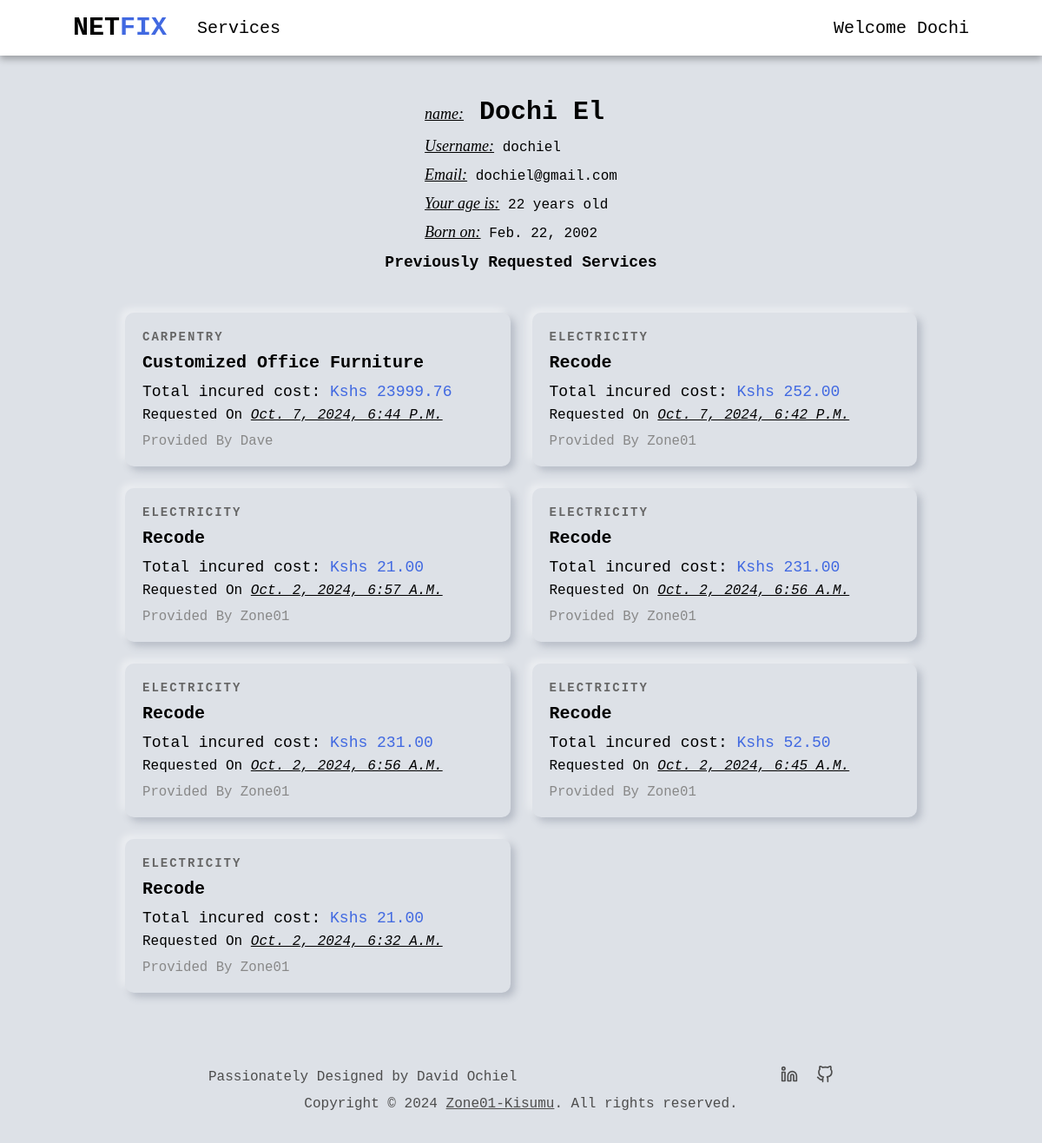
Page /customer/profile/ (signed in) on the earlier database version.
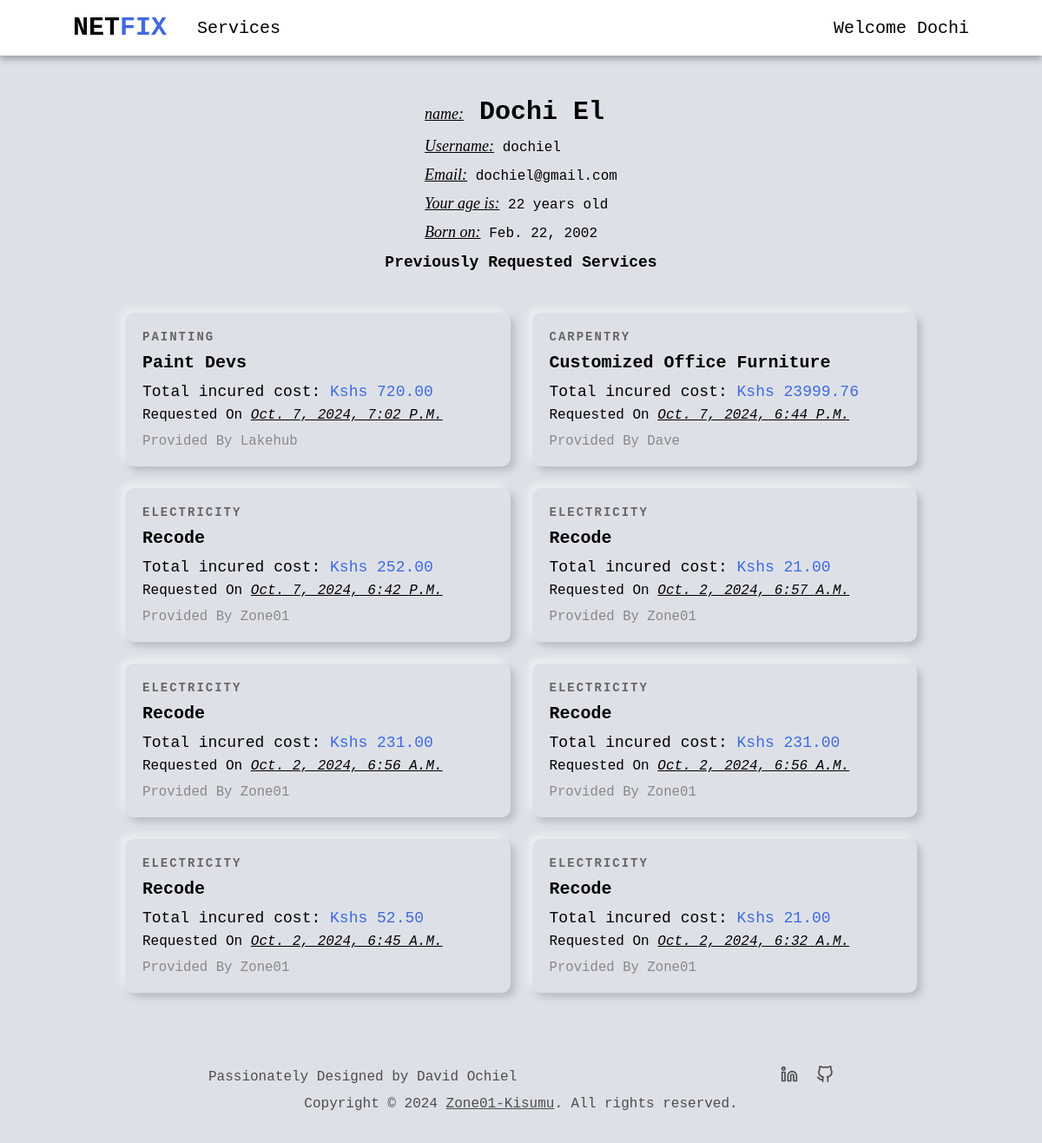
Same page on the later database version.
### services/models.py (models this page shows, shortened)
class RequestService(models.Model):
    customer = models.ForeignKey(Customer, on_delete=models.CASCADE)
    service = models.ForeignKey(Service, on_delete=models.CASCADE)
    address = models.CharField(max_length=200)
    time = models.IntegerField(default=1)
    total_cost = models.DecimalField(decimal_places=2, max_digits=7)
    date = models.DateTimeField(auto_now=True, null=False)
    id = models.UUIDField(default=uuid.uuid4, unique=True, primary_key=True, editable=False)
    class Meta:
        verbose_name = 'Requested service'
        verbose_name_plural = 'Requested services'

class Service(models.Model):
    company = models.ForeignKey(Company, default="", on_delete=models.CASCADE)
    name = models.CharField(max_length=40)
    description = models.TextField()
    price_hr = models.DecimalField(decimal_places=2, max_digits=5)
    choices = (
        ('Air Conditioner', 'Air Conditioner'),
        ('Carpentry', 'Carpentry'),
        ('Electricity', 'Electricity'),
        ('Gardening', 'Gardening'),
        ('Home Machines', 'Home Machines'),
        ('Housekeeping', 'Housekeeping'),
        ('Interior Design', 'Interior Design'),
        ('Locks', 'Locks'),
        ('Painting', 'Painting'),
        ('Plumbing', 'Plumbing'),
        ('Water Heaters', 'Water Heaters'),
    )
    field = models.CharField(max_length=30, blank=False, null=False, default="", choices=choices)
    date = models.DateTimeField(auto_now=True, null=False)
    id = models.UUIDField(default=uuid.uuid4, unique=True, primary_key=True, editable=False)
    def __str__(self):
        return self.name

### users/models.py (models this page shows, shortened)
class Company(models.Model):
    user = models.OneToOneField(User, on_delete=models.CASCADE, primary_key=True)
    choices = (
        ('Air Conditioner', 'Air Conditioner'),
        ('All in One', 'All in One'),
        ('Carpentry', 'Carpentry'),
        ('Electricity', 'Electricity'),
        ('Gardening', 'Gardening'),
        ('Home Machines', 'Home Machines'),
        ('Housekeeping', 'Housekeeping'),
        ('Interior Design', 'Interior Design'),
        ('Locks', 'Locks'),
        ('Painting', 'Painting'),
        ('Plumbing', 'Plumbing'),
        ('Water Heaters', 'Water Heaters'),
    )
    field = models.CharField(max_length=30, blank=False, null=False, default="", choices=choices)
    class Meta:
        verbose_name = 'Company'
        verbose_name_plural = 'Companies'
    def __str__(self):
        return self.user.username

class User(AbstractUser):
    is_company = models.BooleanField(default=False)
    is_customer = models.BooleanField(default=False)
    email = models.EmailField(max_length=100, unique=True)
    username = models.CharField(max_length=100, unique=True)
    id = models.UUIDField(default=uuid.uuid4, unique=True, primary_key=True, editable=False) # override the default id field
    USERNAME_FIELD = 'email'
    REQUIRED_FIELDS = ['username']

### users/views.py (the view, shortened to what this page needs)
# urls.py: path('customer/profile/', v.customer_profile, name='customer_profile'),
@login_required(login_url='login_user')
def customer_profile(request):
    user = User.objects.get(username=request.user.username)
    requested_services = user.customer.requestservice_set.all().order_by('-date')
    d_o_b = user.customer.d_o_b
    current_date = timezone.now().date()
    age = current_date.year - d_o_b.year
    if (current_date.month < d_o_b.month) or (current_date.month == d_o_b.month and current_date.day < d_o_b.day):
        age -= 1
    context = {
        "profile": user,
        "age": age,
        'requested_services': requested_services,
    }
    return render(request, "users/profile.html", context)

### users/templates/users/profile.html (shortened to what this page needs)
{% extends 'main/base.html' %}
{% block content %}
<section class="non-hero-container">
    {% if request.user.is_authenticated and user.username == profile.username and user.is_customer %}
    <div class="profile-details-header customer-details-header">
        <div class="header-content">
            <h1 class="full-name">
                <span class="profile-usher">name:</span> <span>{{profile.first_name}}
                </span><span>{{profile.last_name}}</span>
            </h1>
            <p class="username"><span class="profile-usher">Username:</span> {{profile.username}}</p>
            <p class="email"><span class="profile-usher">Email:</span> {{profile.email}}</p>
            <p class="age"><span class="profile-usher">Your age is:</span> {{age}} years old</p>
            <p class="age"><span class="profile-usher">Born on:</span> {{profile.customer.d_o_b}}</p>
        </div>
    </div>
    <div class="services-header  services-header-profile">
        <h1>Previously Requested Services</h1>
    </div>
    {% if requested_services %}
    <div class="services-grid">
        {% for requested_service in requested_services %}
        <a href="{% url 'index' requested_service.service.id %}" class="service-card">
            <div class="card-content">
                <p class="service-category">{{ requested_service.service.field }}</p>
                <h2 class="service-name">{{ requested_service.service }}</h2>
                <p class="service-price"><span>Total incured cost:</span> Kshs {{ requested_service.total_cost }}</p>
                <p class="service-date">requested on <span>{{requested_service.date}}</span></p>
                <p class="service-company">provided by {{requested_service.service.company}}</p>
            </div>
        </a>
        {% endfor %}
    </div>
    {% else %}
    <div class="no-services">
        <p>Seems like your service request adventure hasn't begun yet.</p>
        <a class="btn-link" href="{% url 'service_list' %}">Explore services</a>
    </div>
    {% endif %}
    {% endif %}
</section>
{% endblock content %}

Differences in the rows shown:
added RequestService: service.field "PAINTING", service "Paint Devs", total_cost "720.00", date "Oct. 7, 2024, 7:02 P.m.", service.company "Lakehub"
